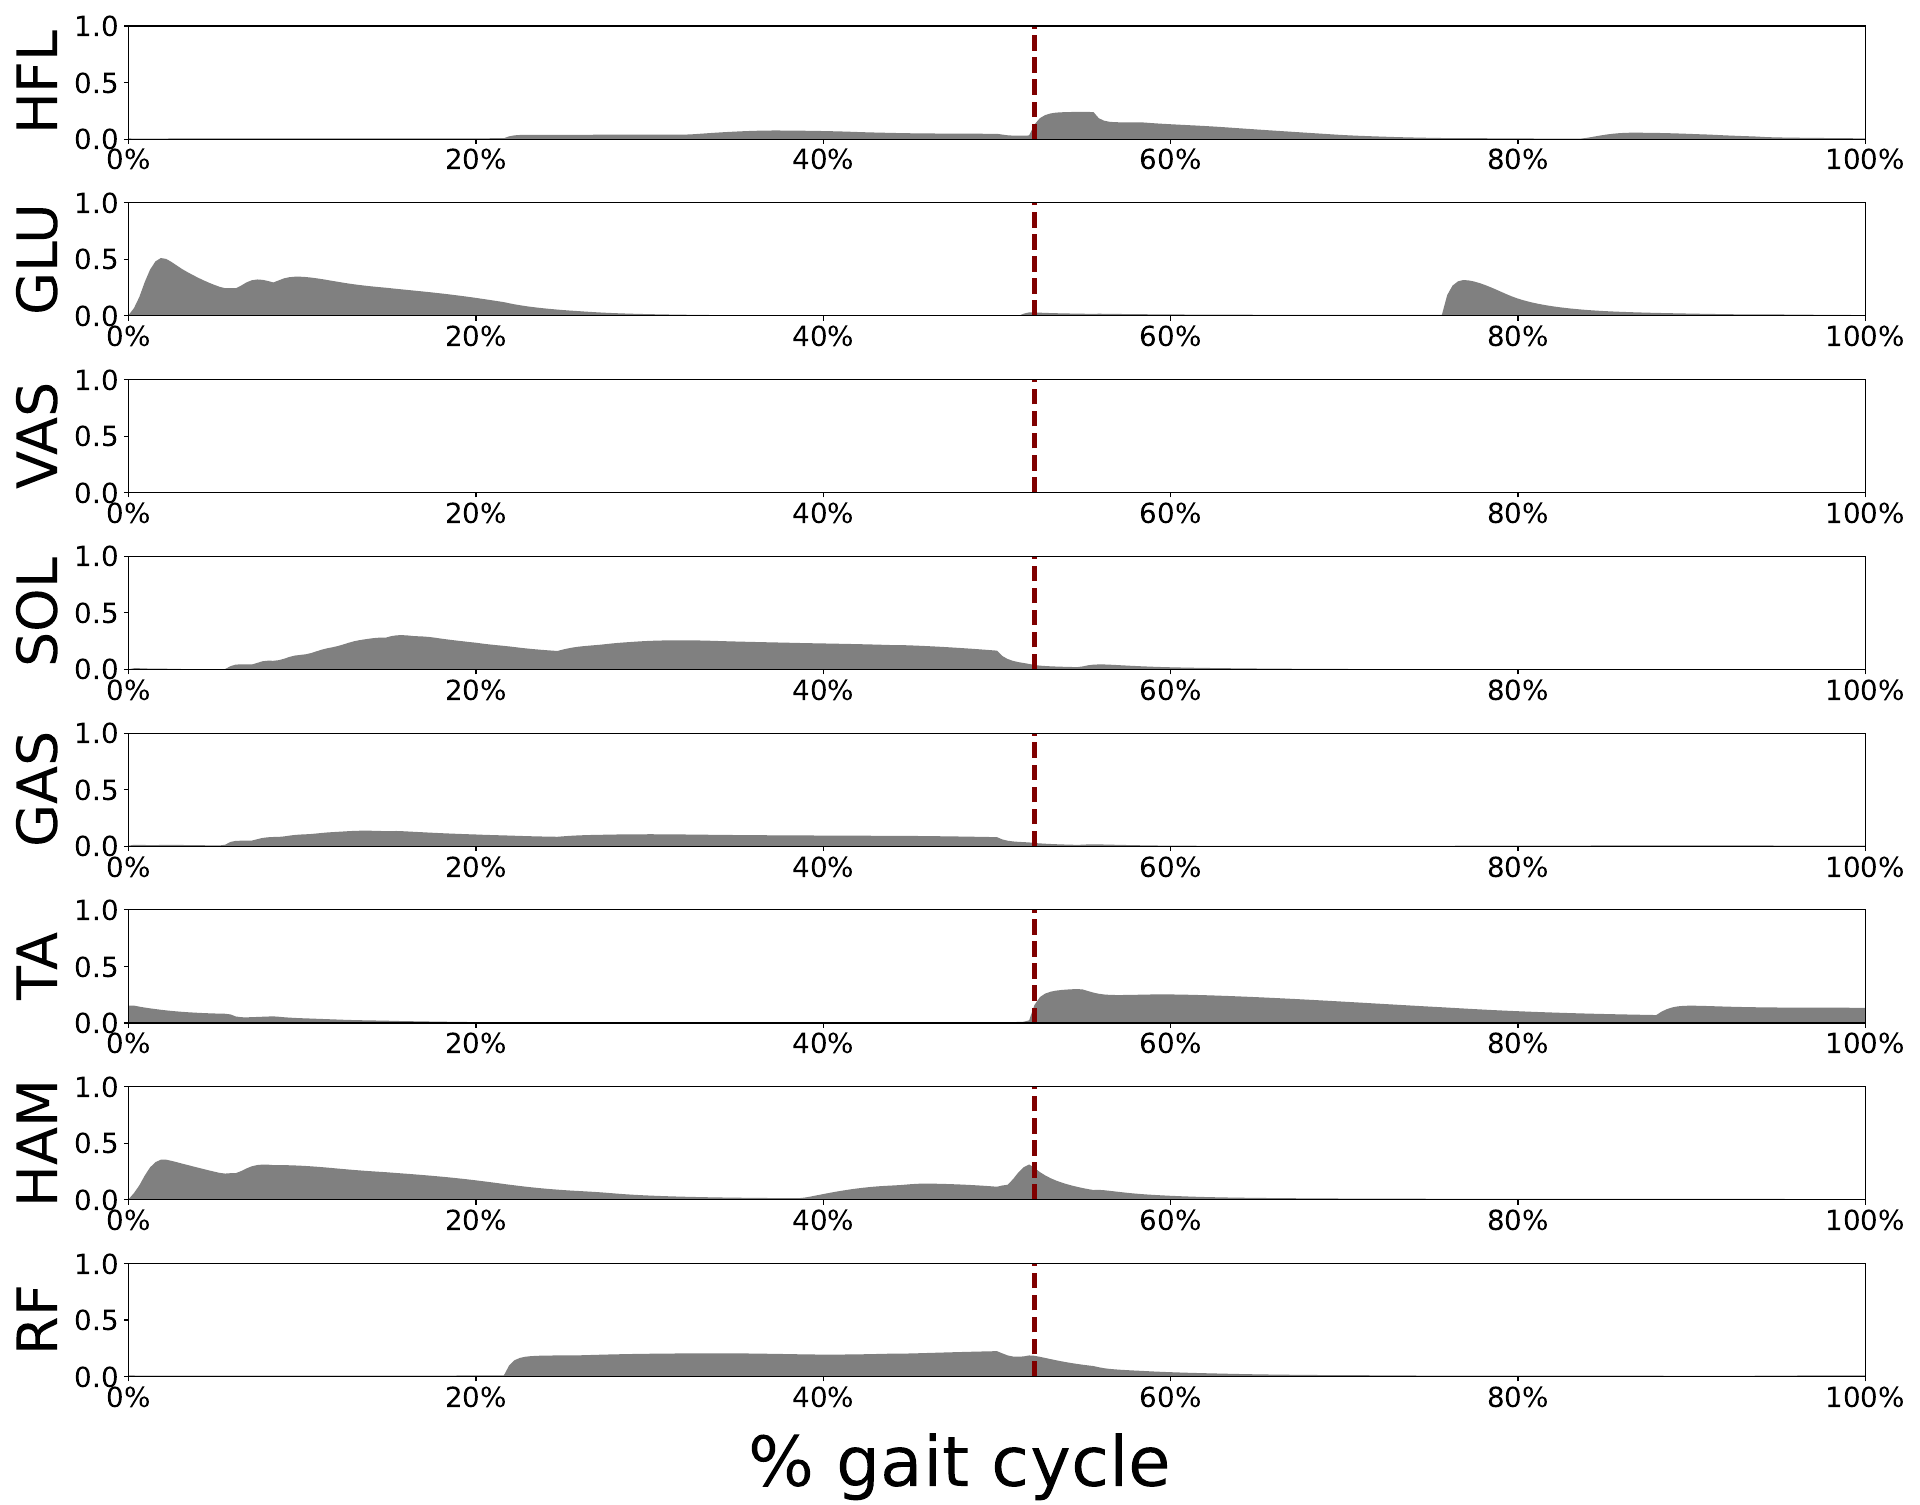

Python code for this plot:
import pandas as pd
import matplotlib.pyplot as plt
import numpy as np

fig, axes = plt.subplots(8, 1, figsize=(19.2,10.03*1.5))

df_model_A1000000 = pd.read_csv('measured_data_10_A1000000.csv')

measure_start = 2387
measure_fin = 2711
xlines2 = np.linspace(0.0,1.0,measure_fin-measure_start+1)
A_HFL_A1000000 = df_model_A1000000.loc[measure_start:measure_fin, 'A_HFL'].values
A_GLU_A1000000 = df_model_A1000000.loc[measure_start:measure_fin, 'A_GLU'].values
A_VAS_A1000000 = df_model_A1000000.loc[measure_start:measure_fin, 'A_VAS'].values
A_SOL_A1000000 = df_model_A1000000.loc[measure_start:measure_fin, 'A_SOL'].values
A_GAS_A1000000 = df_model_A1000000.loc[measure_start:measure_fin, 'A_GAS'].values
A_TA_A1000000  = df_model_A1000000.loc[measure_start:measure_fin, 'A_TA'].values
A_HAM_A1000000 = df_model_A1000000.loc[measure_start:measure_fin, 'A_HAM'].values
A_RF_A1000000  = df_model_A1000000.loc[measure_start:measure_fin, 'A_RF'].values


row = 0
axes[row].fill_between(xlines2, 0, A_HFL_A1000000, color='gray', edgecolor=None)
axes[row].tick_params(labelsize = 20)
axes[row].set_ylabel('HFL', fontsize=40)
axes[row].set_xlim(0.0,1.0)
axes[row].set_ylim(0.0,1.0)
axes[row].set_xticks([0.0, 0.2, 0.4, 0.6, 0.8, 1.0])
axes[row].set_xticklabels(['0%','20%','40%','60%','80%','100%'])
stance_to_swing = (2555-measure_start+1)/(measure_fin-measure_start)
axes[row].axvline(x=stance_to_swing, color='maroon',linestyle='dashed',linewidth='3')

row = 1
axes[row].fill_between(xlines2, 0, A_GLU_A1000000, color='gray', edgecolor=None)
axes[row].tick_params(labelsize = 20)
axes[row].set_ylabel('GLU', fontsize=40)
axes[row].set_xlim(0.0,1.0)
axes[row].set_ylim(0.0,1.0)
axes[row].set_xticks([0.0, 0.2, 0.4, 0.6, 0.8, 1.0])
axes[row].set_xticklabels(['0%','20%','40%','60%','80%','100%'])
axes[row].axvline(x=stance_to_swing, color='maroon',linestyle='dashed',linewidth='3')

row = 2
axes[row].fill_between(xlines2, 0, A_VAS_A1000000, color='gray', edgecolor=None)
axes[row].tick_params(labelsize = 20)
axes[row].set_ylabel('VAS', fontsize=40)
axes[row].set_xlim(0.0,1.0)
axes[row].set_ylim(0.0,1.0)
axes[row].set_xticks([0.0, 0.2, 0.4, 0.6, 0.8, 1.0])
axes[row].set_xticklabels(['0%','20%','40%','60%','80%','100%'])
axes[row].axvline(x=stance_to_swing, color='maroon',linestyle='dashed',linewidth='3')

row = 3
axes[row].fill_between(xlines2, 0, A_SOL_A1000000, color='gray', edgecolor=None)
axes[row].tick_params(labelsize = 20)
axes[row].set_ylabel('SOL', fontsize=40)
axes[row].set_xlim(0.0,1.0)
axes[row].set_ylim(0.0,1.0)
axes[row].set_xticks([0.0, 0.2, 0.4, 0.6, 0.8, 1.0])
axes[row].set_xticklabels(['0%','20%','40%','60%','80%','100%'])
axes[row].axvline(x=stance_to_swing, color='maroon',linestyle='dashed',linewidth='3')

row = 4
axes[row].fill_between(xlines2, 0, A_GAS_A1000000, color='gray', edgecolor=None)
axes[row].tick_params(labelsize = 20)
axes[row].set_ylabel('GAS', fontsize=40)
axes[row].set_xlim(0.0,1.0)
axes[row].set_ylim(0.0,1.0)
axes[row].set_xticks([0.0, 0.2, 0.4, 0.6, 0.8, 1.0])
axes[row].set_xticklabels(['0%','20%','40%','60%','80%','100%'])
axes[row].axvline(x=stance_to_swing, color='maroon',linestyle='dashed',linewidth='3')

row = 5
axes[row].fill_between(xlines2, 0, A_TA_A1000000, color='gray', edgecolor=None)
axes[row].tick_params(labelsize = 20)
axes[row].set_ylabel('TA', fontsize=40)
axes[row].set_xlim(0.0,1.0)
axes[row].set_ylim(0.0,1.0)
axes[row].set_xticks([0.0, 0.2, 0.4, 0.6, 0.8, 1.0])
axes[row].set_xticklabels(['0%','20%','40%','60%','80%','100%'])
axes[row].axvline(x=stance_to_swing, color='maroon',linestyle='dashed',linewidth='3')

row = 6
axes[row].fill_between(xlines2, 0, A_HAM_A1000000, color='gray', edgecolor=None)
axes[row].tick_params(labelsize = 20)
axes[row].set_ylabel('HAM', fontsize=40)
axes[row].set_xlim(0.0,1.0)
axes[row].set_ylim(0.0,1.0)
axes[row].set_xticks([0.0, 0.2, 0.4, 0.6, 0.8, 1.0])
axes[row].set_xticklabels(['0%','20%','40%','60%','80%','100%'])
axes[row].axvline(x=stance_to_swing, color='maroon',linestyle='dashed',linewidth='3')

row = 7
axes[row].fill_between(xlines2, 0, A_RF_A1000000, color='gray', edgecolor=None)
axes[row].tick_params(labelsize = 20)
axes[row].set_ylabel('RF', fontsize=40)
axes[row].set_xlim(0.0,1.0)
axes[row].set_ylim(0.0,1.0)
axes[row].set_xticks([0.0, 0.2, 0.4, 0.6, 0.8, 1.0])
axes[row].set_xticklabels(['0%','20%','40%','60%','80%','100%'])
axes[row].axvline(x=stance_to_swing, color='maroon',linestyle='dashed',linewidth='3')


fig.subplots_adjust(bottom=0.05)
fig.tight_layout(rect=[0.0, 0.05, 1, 1.0])
fig.text(0.5,0.025,'% gait cycle',fontsize=50, verticalalignment='center', horizontalalignment='center')
# plt.show()
plt.savefig('emg.pdf')